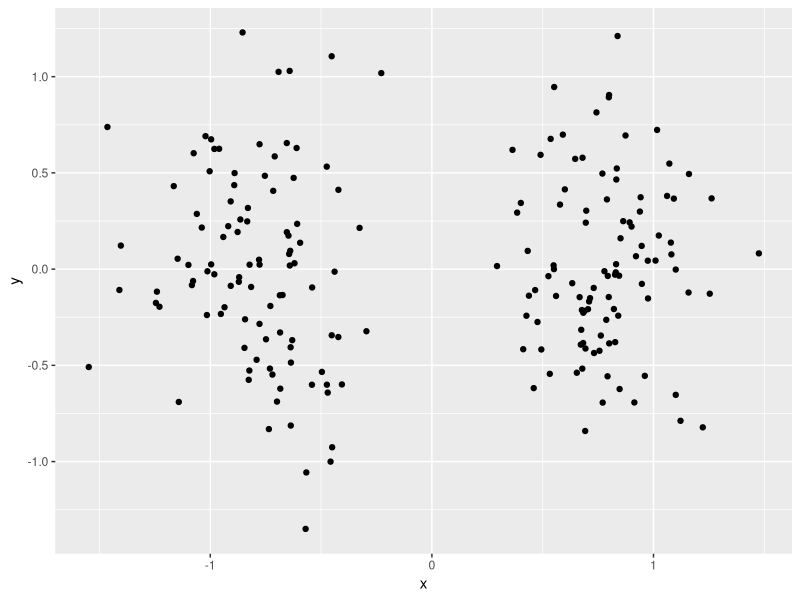

The R script that drew this image:
## ---- chunk 1
library(tidyverse)
set.seed(42)

## ---- chunk 2
tibble(
  x = c(rnorm(100, -.8, .25), rnorm(100, .8, .25)), 
  y = rnorm(200, 0, .5)
) %>% 
  ggplot(aes(x=x, y=y)) +
  geom_point()
